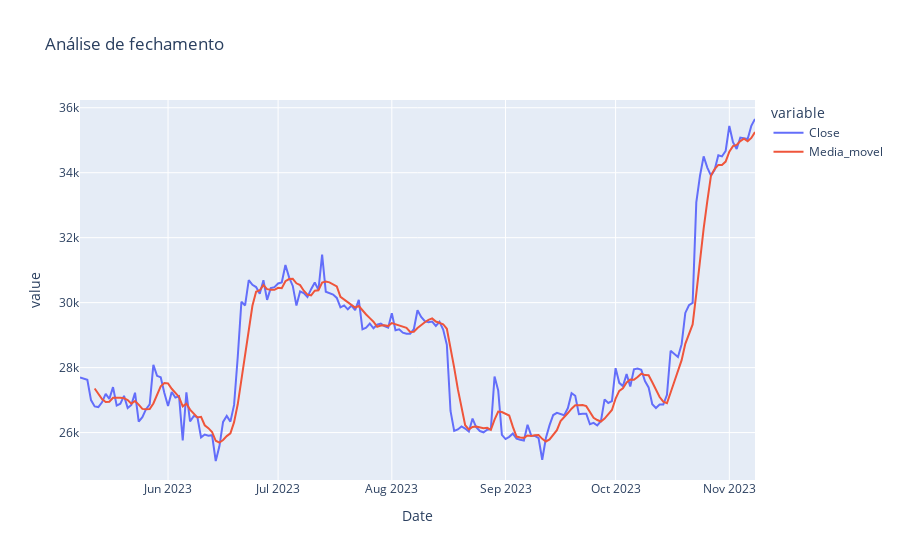

The code cell stored with this chart in its notebook:
### Markdown cell above
Plotou-se o mesmo gráfico de fechamento das médias móveis, porém utilizando o Plotly.

### Code cell
# utilizando o ploty.express (px)
px.line(
    data_frame = dados,
    x = dados.index,
    y = ['Close', 'Media_movel'],
    title = 'Análise de fechamento'
)

### Figure 1 — Plotly figure (JSON) as saved in the notebook; plotly's stock layout.template omitted (floating-point values rounded to 4 significant figures; data arrays with more than 128 entries replaced by an {"elided": "..."} marker saying what was removed)
{"data": [{"hovertemplate": "variable=Close<br>Date=%{x}<br>value=%{y}<extra></extra>", "legendgroup": "Close", "line": {"color": "#636efa", "dash": "solid"}, "marker": {"symbol": "circle"}, "mode": "lines", "name": "Close", "orientation": "v", "showlegend": true, "type": "scatter", "x": {"elided": "185 str values"}, "xaxis": "x", "y": {"elided": "185 float values"}, "yaxis": "y"}, {"hovertemplate": "variable=Media_movel<br>Date=%{x}<br>value=%{y}<extra></extra>", "legendgroup": "Media_movel", "line": {"color": "#EF553B", "dash": "solid"}, "marker": {"symbol": "circle"}, "mode": "lines", "name": "Media_movel", "orientation": "v", "showlegend": true, "type": "scatter", "x": {"elided": "185 str values"}, "xaxis": "x", "y": {"elided": "185 float values"}, "yaxis": "y"}], "layout": {"legend": {"title": {"text": "variable"}, "tracegroupgap": 0}, "title": {"text": "Análise de fechamento"}, "xaxis": {"anchor": "y", "domain": [0, 1], "title": {"text": "Date"}}, "yaxis": {"anchor": "x", "domain": [0, 1], "title": {"text": "value"}}}}
